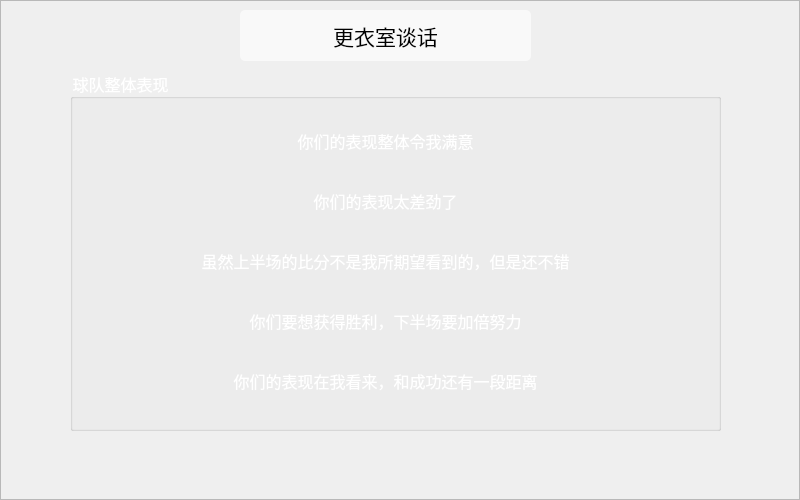
<?xml version="1.0" encoding="UTF-8"?>
<ui version="4.0">
 <class>midTalkDialog</class>
 <widget class="QDialog" name="midTalkDialog">
  <property name="geometry">
   <rect>
    <x>0</x>
    <y>0</y>
    <width>800</width>
    <height>500</height>
   </rect>
  </property>
  <property name="windowTitle">
   <string>Dialog</string>
  </property>
  <widget class="QStackedWidget" name="stackedWidget">
   <property name="geometry">
    <rect>
     <x>0</x>
     <y>0</y>
     <width>800</width>
     <height>500</height>
    </rect>
   </property>
   <property name="currentIndex">
    <number>0</number>
   </property>
   <widget class="QWidget" name="team">
    <widget class="QLabel" name="label">
     <property name="geometry">
      <rect>
       <x>240</x>
       <y>10</y>
       <width>291</width>
       <height>51</height>
      </rect>
     </property>
     <property name="font">
      <font>
       <family>黑体</family>
       <pointsize>16</pointsize>
      </font>
     </property>
     <property name="styleSheet">
      <string notr="true">background-color: rgba(255, 255, 255,0.6);
color: rgb(0, 0, 0);
border-radius: 5px;</string>
     </property>
     <property name="text">
      <string>更衣室谈话</string>
     </property>
     <property name="alignment">
      <set>Qt::AlignCenter</set>
     </property>
    </widget>
    <widget class="QGroupBox" name="groupBox">
     <property name="geometry">
      <rect>
       <x>70</x>
       <y>70</y>
       <width>651</width>
       <height>361</height>
      </rect>
     </property>
     <property name="font">
      <font>
       <family>黑体</family>
       <pointsize>12</pointsize>
      </font>
     </property>
     <property name="styleSheet">
      <string notr="true">color: rgb(255, 255, 255);</string>
     </property>
     <property name="title">
      <string>球队整体表现</string>
     </property>
     <widget class="QToolButton" name="toolButton">
      <property name="geometry">
       <rect>
        <x>60</x>
        <y>50</y>
        <width>511</width>
        <height>41</height>
       </rect>
      </property>
      <property name="font">
       <font>
        <family>黑体</family>
        <pointsize>12</pointsize>
       </font>
      </property>
      <property name="styleSheet">
       <string notr="true">QToolButton{border-radius: 10px;}
QToolButton:hover{background-color: rgba(191, 255, 254,0.8);}</string>
      </property>
      <property name="text">
       <string>你们的表现整体令我满意</string>
      </property>
      <property name="autoRaise">
       <bool>true</bool>
      </property>
     </widget>
     <widget class="QToolButton" name="toolButton_2">
      <property name="geometry">
       <rect>
        <x>60</x>
        <y>110</y>
        <width>511</width>
        <height>41</height>
       </rect>
      </property>
      <property name="font">
       <font>
        <family>黑体</family>
        <pointsize>12</pointsize>
       </font>
      </property>
      <property name="styleSheet">
       <string notr="true">QToolButton{border-radius: 10px;}
QToolButton:hover{background-color: rgba(191, 255, 254,0.8);}</string>
      </property>
      <property name="text">
       <string>你们的表现太差劲了</string>
      </property>
      <property name="autoRaise">
       <bool>true</bool>
      </property>
     </widget>
     <widget class="QToolButton" name="toolButton_3">
      <property name="geometry">
       <rect>
        <x>60</x>
        <y>170</y>
        <width>511</width>
        <height>41</height>
       </rect>
      </property>
      <property name="font">
       <font>
        <family>黑体</family>
        <pointsize>12</pointsize>
       </font>
      </property>
      <property name="styleSheet">
       <string notr="true">QToolButton{border-radius: 10px;}
QToolButton:hover{background-color: rgba(191, 255, 254,0.8);}</string>
      </property>
      <property name="text">
       <string>虽然上半场的比分不是我所期望看到的，但是还不错</string>
      </property>
      <property name="autoRaise">
       <bool>true</bool>
      </property>
     </widget>
     <widget class="QToolButton" name="toolButton_4">
      <property name="geometry">
       <rect>
        <x>60</x>
        <y>230</y>
        <width>511</width>
        <height>41</height>
       </rect>
      </property>
      <property name="font">
       <font>
        <family>黑体</family>
        <pointsize>12</pointsize>
       </font>
      </property>
      <property name="styleSheet">
       <string notr="true">QToolButton{border-radius: 10px;}
QToolButton:hover{background-color: rgba(191, 255, 254,0.8);}</string>
      </property>
      <property name="text">
       <string>你们要想获得胜利，下半场要加倍努力</string>
      </property>
      <property name="autoRaise">
       <bool>true</bool>
      </property>
     </widget>
     <widget class="QToolButton" name="toolButton_5">
      <property name="geometry">
       <rect>
        <x>60</x>
        <y>290</y>
        <width>511</width>
        <height>41</height>
       </rect>
      </property>
      <property name="font">
       <font>
        <family>黑体</family>
        <pointsize>12</pointsize>
       </font>
      </property>
      <property name="styleSheet">
       <string notr="true">QToolButton{border-radius: 10px;}
QToolButton:hover{background-color: rgba(191, 255, 254,0.8);}</string>
      </property>
      <property name="text">
       <string>你们的表现在我看来，和成功还有一段距离</string>
      </property>
      <property name="autoRaise">
       <bool>true</bool>
      </property>
     </widget>
    </widget>
    <widget class="QFrame" name="frame_2">
     <property name="geometry">
      <rect>
       <x>0</x>
       <y>0</y>
       <width>800</width>
       <height>500</height>
      </rect>
     </property>
     <property name="styleSheet">
      <string notr="true">#frame_2{background-image: url(:/Image/MidTalk.jpg);}</string>
     </property>
     <property name="frameShape">
      <enum>QFrame::StyledPanel</enum>
     </property>
     <property name="frameShadow">
      <enum>QFrame::Raised</enum>
     </property>
    </widget>
    <zorder>frame_2</zorder>
    <zorder>label</zorder>
    <zorder>groupBox</zorder>
   </widget>
   <widget class="QWidget" name="forward_1">
    <widget class="QLabel" name="label_2">
     <property name="geometry">
      <rect>
       <x>240</x>
       <y>10</y>
       <width>291</width>
       <height>51</height>
      </rect>
     </property>
     <property name="font">
      <font>
       <family>黑体</family>
       <pointsize>16</pointsize>
      </font>
     </property>
     <property name="styleSheet">
      <string notr="true">background-color: rgba(255, 255, 255,0.6);
color: rgb(0, 0, 0);
border-radius: 5px;</string>
     </property>
     <property name="text">
      <string>更衣室谈话</string>
     </property>
     <property name="alignment">
      <set>Qt::AlignCenter</set>
     </property>
    </widget>
    <widget class="QGroupBox" name="groupBox_2">
     <property name="geometry">
      <rect>
       <x>120</x>
       <y>90</y>
       <width>531</width>
       <height>311</height>
      </rect>
     </property>
     <property name="font">
      <font>
       <family>黑体</family>
       <pointsize>12</pointsize>
      </font>
     </property>
     <property name="styleSheet">
      <string notr="true">color: rgb(255, 255, 255);</string>
     </property>
     <property name="title">
      <string>前锋表现</string>
     </property>
     <widget class="QToolButton" name="toolButton_6">
      <property name="geometry">
       <rect>
        <x>50</x>
        <y>40</y>
        <width>421</width>
        <height>51</height>
       </rect>
      </property>
      <property name="font">
       <font>
        <family>黑体</family>
        <pointsize>12</pointsize>
       </font>
      </property>
      <property name="styleSheet">
       <string notr="true">QToolButton{border-radius: 10px;}
QToolButton:hover{background-color: rgba(191, 255, 254,0.8);}</string>
      </property>
      <property name="text">
       <string>你们的表现还不错</string>
      </property>
      <property name="autoRaise">
       <bool>true</bool>
      </property>
     </widget>
     <widget class="QToolButton" name="toolButton_7">
      <property name="geometry">
       <rect>
        <x>50</x>
        <y>130</y>
        <width>421</width>
        <height>51</height>
       </rect>
      </property>
      <property name="font">
       <font>
        <family>黑体</family>
        <pointsize>12</pointsize>
       </font>
      </property>
      <property name="styleSheet">
       <string notr="true">QToolButton{border-radius: 10px;}
QToolButton:hover{background-color: rgba(191, 255, 254,0.8);}</string>
      </property>
      <property name="text">
       <string>下半场我希望看到你们更精彩的表现</string>
      </property>
      <property name="autoRaise">
       <bool>true</bool>
      </property>
     </widget>
     <widget class="QToolButton" name="toolButton_8">
      <property name="geometry">
       <rect>
        <x>50</x>
        <y>220</y>
        <width>421</width>
        <height>51</height>
       </rect>
      </property>
      <property name="font">
       <font>
        <family>黑体</family>
        <pointsize>12</pointsize>
       </font>
      </property>
      <property name="styleSheet">
       <string notr="true">QToolButton{border-radius: 10px;}
QToolButton:hover{background-color: rgba(191, 255, 254,0.8);}</string>
      </property>
      <property name="text">
       <string>你们的射门质量在我看来并不高，继续努力吧</string>
      </property>
      <property name="autoRaise">
       <bool>true</bool>
      </property>
     </widget>
    </widget>
    <widget class="QFrame" name="frame_3">
     <property name="geometry">
      <rect>
       <x>0</x>
       <y>0</y>
       <width>800</width>
       <height>500</height>
      </rect>
     </property>
     <property name="styleSheet">
      <string notr="true">#frame_3{background-image: url(:/Image/MidTalk.jpg);}</string>
     </property>
     <property name="frameShape">
      <enum>QFrame::StyledPanel</enum>
     </property>
     <property name="frameShadow">
      <enum>QFrame::Raised</enum>
     </property>
    </widget>
    <zorder>frame_3</zorder>
    <zorder>label_2</zorder>
    <zorder>groupBox_2</zorder>
   </widget>
   <widget class="QWidget" name="forward_2">
    <widget class="QLabel" name="label_5">
     <property name="geometry">
      <rect>
       <x>240</x>
       <y>10</y>
       <width>291</width>
       <height>51</height>
      </rect>
     </property>
     <property name="font">
      <font>
       <family>黑体</family>
       <pointsize>16</pointsize>
      </font>
     </property>
     <property name="styleSheet">
      <string notr="true">background-color: rgba(255, 255, 255,0.6);
color: rgb(0, 0, 0);
border-radius: 5px;</string>
     </property>
     <property name="text">
      <string>更衣室谈话</string>
     </property>
     <property name="alignment">
      <set>Qt::AlignCenter</set>
     </property>
    </widget>
    <widget class="QGroupBox" name="groupBox_3">
     <property name="geometry">
      <rect>
       <x>100</x>
       <y>90</y>
       <width>581</width>
       <height>311</height>
      </rect>
     </property>
     <property name="font">
      <font>
       <family>黑体</family>
       <pointsize>12</pointsize>
      </font>
     </property>
     <property name="styleSheet">
      <string notr="true">color: rgb(255, 255, 255);</string>
     </property>
     <property name="title">
      <string>前锋表现</string>
     </property>
     <widget class="QToolButton" name="toolButton_9">
      <property name="geometry">
       <rect>
        <x>40</x>
        <y>40</y>
        <width>501</width>
        <height>51</height>
       </rect>
      </property>
      <property name="styleSheet">
       <string notr="true">QToolButton{border-radius: 10px;font: 12pt &quot;黑体&quot;;}
QToolButton:hover{background-color: rgba(191, 255, 254,0.8);}</string>
      </property>
      <property name="text">
       <string>我认为你们的表现很糟糕</string>
      </property>
      <property name="autoRaise">
       <bool>true</bool>
      </property>
     </widget>
     <widget class="QToolButton" name="toolButton_10">
      <property name="geometry">
       <rect>
        <x>40</x>
        <y>130</y>
        <width>501</width>
        <height>51</height>
       </rect>
      </property>
      <property name="styleSheet">
       <string notr="true">QToolButton{border-radius: 10px;font: 12pt &quot;黑体&quot;;}
QToolButton:hover{background-color: rgba(191, 255, 254,0.8);}</string>
      </property>
      <property name="text">
       <string>我能看到你们的努力，没有取得进球可能是运气问题</string>
      </property>
      <property name="autoRaise">
       <bool>true</bool>
      </property>
     </widget>
     <widget class="QToolButton" name="toolButton_11">
      <property name="geometry">
       <rect>
        <x>40</x>
        <y>220</y>
        <width>501</width>
        <height>51</height>
       </rect>
      </property>
      <property name="styleSheet">
       <string notr="true">QToolButton{border-radius: 10px;font: 12pt &quot;黑体&quot;;}
QToolButton:hover{background-color: rgba(191, 255, 254,0.8);}</string>
      </property>
      <property name="text">
       <string>我希望在下半场看到你们的精彩表现</string>
      </property>
      <property name="autoRaise">
       <bool>true</bool>
      </property>
     </widget>
    </widget>
    <widget class="QFrame" name="frame_4">
     <property name="geometry">
      <rect>
       <x>0</x>
       <y>0</y>
       <width>800</width>
       <height>500</height>
      </rect>
     </property>
     <property name="styleSheet">
      <string notr="true">#frame_4{background-image: url(:/Image/MidTalk.jpg);}</string>
     </property>
     <property name="frameShape">
      <enum>QFrame::StyledPanel</enum>
     </property>
     <property name="frameShadow">
      <enum>QFrame::Raised</enum>
     </property>
    </widget>
    <zorder>frame_4</zorder>
    <zorder>label_5</zorder>
    <zorder>groupBox_3</zorder>
   </widget>
   <widget class="QWidget" name="midField_1">
    <widget class="QLabel" name="label_3">
     <property name="geometry">
      <rect>
       <x>240</x>
       <y>10</y>
       <width>291</width>
       <height>51</height>
      </rect>
     </property>
     <property name="font">
      <font>
       <family>黑体</family>
       <pointsize>16</pointsize>
      </font>
     </property>
     <property name="styleSheet">
      <string notr="true">background-color: rgba(255, 255, 255,0.6);
color: rgb(0, 0, 0);
border-radius: 5px;</string>
     </property>
     <property name="text">
      <string>更衣室谈话</string>
     </property>
     <property name="alignment">
      <set>Qt::AlignCenter</set>
     </property>
    </widget>
    <widget class="QGroupBox" name="groupBox_4">
     <property name="geometry">
      <rect>
       <x>110</x>
       <y>90</y>
       <width>551</width>
       <height>301</height>
      </rect>
     </property>
     <property name="font">
      <font>
       <family>黑体</family>
       <pointsize>12</pointsize>
      </font>
     </property>
     <property name="styleSheet">
      <string notr="true">color: rgb(255, 255, 255);</string>
     </property>
     <property name="title">
      <string>中场表现</string>
     </property>
     <widget class="QToolButton" name="toolButton_12">
      <property name="geometry">
       <rect>
        <x>40</x>
        <y>40</y>
        <width>471</width>
        <height>51</height>
       </rect>
      </property>
      <property name="styleSheet">
       <string notr="true">QToolButton{border-radius: 10px;font: 12pt &quot;黑体&quot;;}
QToolButton:hover{background-color: rgba(191, 255, 254,0.8);}</string>
      </property>
      <property name="text">
       <string>你们优秀的中场组织使我非常满意</string>
      </property>
      <property name="autoRaise">
       <bool>true</bool>
      </property>
     </widget>
     <widget class="QToolButton" name="toolButton_13">
      <property name="geometry">
       <rect>
        <x>40</x>
        <y>100</y>
        <width>471</width>
        <height>51</height>
       </rect>
      </property>
      <property name="styleSheet">
       <string notr="true">QToolButton{border-radius: 10px;font: 12pt &quot;黑体&quot;;}
QToolButton:hover{background-color: rgba(191, 255, 254,0.8);}</string>
      </property>
      <property name="text">
       <string>我认为你们的表现有些糟糕</string>
      </property>
      <property name="autoRaise">
       <bool>true</bool>
      </property>
     </widget>
     <widget class="QToolButton" name="toolButton_14">
      <property name="geometry">
       <rect>
        <x>40</x>
        <y>160</y>
        <width>471</width>
        <height>51</height>
       </rect>
      </property>
      <property name="styleSheet">
       <string notr="true">QToolButton{border-radius: 10px;font: 12pt &quot;黑体&quot;;}
QToolButton:hover{background-color: rgba(191, 255, 254,0.8);}</string>
      </property>
      <property name="text">
       <string>如果下半场你们不作出改变，我们就无法拿到胜利</string>
      </property>
      <property name="autoRaise">
       <bool>true</bool>
      </property>
     </widget>
     <widget class="QToolButton" name="toolButton_15">
      <property name="geometry">
       <rect>
        <x>40</x>
        <y>220</y>
        <width>471</width>
        <height>51</height>
       </rect>
      </property>
      <property name="styleSheet">
       <string notr="true">QToolButton{border-radius: 10px;font: 12pt &quot;黑体&quot;;}
QToolButton:hover{background-color: rgba(191, 255, 254,0.8);}</string>
      </property>
      <property name="text">
       <string>继续保持</string>
      </property>
      <property name="autoRaise">
       <bool>true</bool>
      </property>
     </widget>
    </widget>
    <widget class="QFrame" name="frame_5">
     <property name="geometry">
      <rect>
       <x>0</x>
       <y>0</y>
       <width>800</width>
       <height>500</height>
      </rect>
     </property>
     <property name="styleSheet">
      <string notr="true">#frame_5{background-image: url(:/Image/MidTalk.jpg);}</string>
     </property>
     <property name="frameShape">
      <enum>QFrame::StyledPanel</enum>
     </property>
     <property name="frameShadow">
      <enum>QFrame::Raised</enum>
     </property>
    </widget>
    <zorder>frame_5</zorder>
    <zorder>label_3</zorder>
    <zorder>groupBox_4</zorder>
   </widget>
   <widget class="QWidget" name="back_1">
    <widget class="QLabel" name="label_4">
     <property name="geometry">
      <rect>
       <x>240</x>
       <y>10</y>
       <width>291</width>
       <height>51</height>
      </rect>
     </property>
     <property name="font">
      <font>
       <family>黑体</family>
       <pointsize>16</pointsize>
      </font>
     </property>
     <property name="styleSheet">
      <string notr="true">background-color: rgba(255, 255, 255,0.6);
color: rgb(0, 0, 0);
border-radius: 5px;</string>
     </property>
     <property name="text">
      <string>更衣室谈话</string>
     </property>
     <property name="alignment">
      <set>Qt::AlignCenter</set>
     </property>
    </widget>
    <widget class="QGroupBox" name="groupBox_5">
     <property name="geometry">
      <rect>
       <x>110</x>
       <y>90</y>
       <width>561</width>
       <height>301</height>
      </rect>
     </property>
     <property name="font">
      <font>
       <family>黑体</family>
       <pointsize>12</pointsize>
      </font>
     </property>
     <property name="styleSheet">
      <string notr="true">color: rgb(255, 255, 255);</string>
     </property>
     <property name="title">
      <string>后卫表现</string>
     </property>
     <widget class="QToolButton" name="toolButton_16">
      <property name="geometry">
       <rect>
        <x>30</x>
        <y>40</y>
        <width>491</width>
        <height>51</height>
       </rect>
      </property>
      <property name="styleSheet">
       <string notr="true">QToolButton{border-radius: 10px;font: 12pt &quot;黑体&quot;;}
QToolButton:hover{background-color: rgba(191, 255, 254,0.8);}</string>
      </property>
      <property name="text">
       <string>下半场拿出你们应有的水平</string>
      </property>
      <property name="autoRaise">
       <bool>true</bool>
      </property>
     </widget>
     <widget class="QToolButton" name="toolButton_17">
      <property name="geometry">
       <rect>
        <x>30</x>
        <y>100</y>
        <width>491</width>
        <height>51</height>
       </rect>
      </property>
      <property name="styleSheet">
       <string notr="true">QToolButton{border-radius: 10px;font: 12pt &quot;黑体&quot;;}
QToolButton:hover{background-color: rgba(191, 255, 254,0.8);}</string>
      </property>
      <property name="text">
       <string>我对你们糟糕的防守感到不快</string>
      </property>
      <property name="autoRaise">
       <bool>true</bool>
      </property>
     </widget>
     <widget class="QToolButton" name="toolButton_18">
      <property name="geometry">
       <rect>
        <x>30</x>
        <y>160</y>
        <width>491</width>
        <height>51</height>
       </rect>
      </property>
      <property name="styleSheet">
       <string notr="true">QToolButton{border-radius: 10px;font: 12pt &quot;黑体&quot;;}
QToolButton:hover{background-color: rgba(191, 255, 254,0.8);}</string>
      </property>
      <property name="text">
       <string>如果你们下半场依旧如此，那么成功无望</string>
      </property>
      <property name="autoRaise">
       <bool>true</bool>
      </property>
     </widget>
     <widget class="QToolButton" name="toolButton_19">
      <property name="geometry">
       <rect>
        <x>30</x>
        <y>220</y>
        <width>491</width>
        <height>51</height>
       </rect>
      </property>
      <property name="styleSheet">
       <string notr="true">QToolButton{border-radius: 10px;font: 12pt &quot;黑体&quot;;}
QToolButton:hover{background-color: rgba(191, 255, 254,0.8);}</string>
      </property>
      <property name="text">
       <string>你们的表现令我感到失望</string>
      </property>
      <property name="autoRaise">
       <bool>true</bool>
      </property>
     </widget>
    </widget>
    <widget class="QFrame" name="frame_6">
     <property name="geometry">
      <rect>
       <x>0</x>
       <y>0</y>
       <width>800</width>
       <height>500</height>
      </rect>
     </property>
     <property name="styleSheet">
      <string notr="true">#frame_6{background-image: url(:/Image/MidTalk.jpg);}</string>
     </property>
     <property name="frameShape">
      <enum>QFrame::StyledPanel</enum>
     </property>
     <property name="frameShadow">
      <enum>QFrame::Raised</enum>
     </property>
    </widget>
    <zorder>frame_6</zorder>
    <zorder>label_4</zorder>
    <zorder>groupBox_5</zorder>
   </widget>
   <widget class="QWidget" name="back_2">
    <widget class="QLabel" name="label_6">
     <property name="geometry">
      <rect>
       <x>240</x>
       <y>10</y>
       <width>291</width>
       <height>51</height>
      </rect>
     </property>
     <property name="font">
      <font>
       <family>黑体</family>
       <pointsize>16</pointsize>
      </font>
     </property>
     <property name="styleSheet">
      <string notr="true">background-color: rgba(255, 255, 255,0.6);
color: rgb(0, 0, 0);
border-radius: 5px;</string>
     </property>
     <property name="text">
      <string>更衣室谈话</string>
     </property>
     <property name="alignment">
      <set>Qt::AlignCenter</set>
     </property>
    </widget>
    <widget class="QGroupBox" name="groupBox_6">
     <property name="geometry">
      <rect>
       <x>110</x>
       <y>90</y>
       <width>551</width>
       <height>301</height>
      </rect>
     </property>
     <property name="font">
      <font>
       <family>黑体</family>
       <pointsize>12</pointsize>
      </font>
     </property>
     <property name="styleSheet">
      <string notr="true">color: rgb(255, 255, 255);</string>
     </property>
     <property name="title">
      <string>后卫表现</string>
     </property>
     <widget class="QToolButton" name="toolButton_20">
      <property name="geometry">
       <rect>
        <x>40</x>
        <y>50</y>
        <width>451</width>
        <height>51</height>
       </rect>
      </property>
      <property name="styleSheet">
       <string notr="true">QToolButton{border-radius: 10px;font: 12pt &quot;黑体&quot;;}
QToolButton:hover{background-color: rgba(191, 255, 254,0.8);}</string>
      </property>
      <property name="text">
       <string>你们的防守阻止了对方的进球，我很满意</string>
      </property>
      <property name="autoRaise">
       <bool>true</bool>
      </property>
     </widget>
     <widget class="QToolButton" name="toolButton_21">
      <property name="geometry">
       <rect>
        <x>40</x>
        <y>130</y>
        <width>451</width>
        <height>51</height>
       </rect>
      </property>
      <property name="styleSheet">
       <string notr="true">QToolButton{border-radius: 10px;font: 12pt &quot;黑体&quot;;}
QToolButton:hover{background-color: rgba(191, 255, 254,0.8);}</string>
      </property>
      <property name="text">
       <string>正是你们让胜利更近一步</string>
      </property>
      <property name="autoRaise">
       <bool>true</bool>
      </property>
     </widget>
     <widget class="QToolButton" name="toolButton_22">
      <property name="geometry">
       <rect>
        <x>40</x>
        <y>210</y>
        <width>451</width>
        <height>51</height>
       </rect>
      </property>
      <property name="styleSheet">
       <string notr="true">QToolButton{border-radius: 10px;font: 12pt &quot;黑体&quot;;}
QToolButton:hover{background-color: rgba(191, 255, 254,0.8);}</string>
      </property>
      <property name="text">
       <string>下半场继续保持</string>
      </property>
      <property name="autoRaise">
       <bool>true</bool>
      </property>
     </widget>
    </widget>
    <widget class="QFrame" name="frame_7">
     <property name="geometry">
      <rect>
       <x>0</x>
       <y>0</y>
       <width>800</width>
       <height>500</height>
      </rect>
     </property>
     <property name="styleSheet">
      <string notr="true">#frame_7{background-image: url(:/Image/MidTalk.jpg);}</string>
     </property>
     <property name="frameShape">
      <enum>QFrame::StyledPanel</enum>
     </property>
     <property name="frameShadow">
      <enum>QFrame::Raised</enum>
     </property>
    </widget>
    <zorder>frame_7</zorder>
    <zorder>label_6</zorder>
    <zorder>groupBox_6</zorder>
   </widget>
   <widget class="QWidget" name="page">
    <widget class="QFrame" name="frame">
     <property name="geometry">
      <rect>
       <x>0</x>
       <y>0</y>
       <width>800</width>
       <height>500</height>
      </rect>
     </property>
     <property name="styleSheet">
      <string notr="true">#frame{background-image: url(:/Image/MidTalk.jpg);}</string>
     </property>
     <property name="frameShape">
      <enum>QFrame::StyledPanel</enum>
     </property>
     <property name="frameShadow">
      <enum>QFrame::Raised</enum>
     </property>
     <widget class="QCommandLinkButton" name="commandLinkButton">
      <property name="geometry">
       <rect>
        <x>550</x>
        <y>390</y>
        <width>187</width>
        <height>41</height>
       </rect>
      </property>
      <property name="font">
       <font>
        <family>黑体</family>
        <pointsize>12</pointsize>
        <weight>50</weight>
        <italic>false</italic>
        <bold>false</bold>
       </font>
      </property>
      <property name="styleSheet">
       <string notr="true">QCommandLinkButton{background-color: rgba(255, 255, 255,0.5); border-radius: 10px;font: 12pt &quot;黑体&quot;;}

QCommandLinkButton:hover{background-color: rgba(191, 255, 254,0.8);}</string>
      </property>
      <property name="text">
       <string>更衣室谈话</string>
      </property>
      <property name="iconSize">
       <size>
        <width>40</width>
        <height>40</height>
       </size>
      </property>
     </widget>
     <widget class="QLabel" name="label_8">
      <property name="geometry">
       <rect>
        <x>90</x>
        <y>330</y>
        <width>651</width>
        <height>31</height>
       </rect>
      </property>
      <property name="font">
       <font>
        <family>黑体</family>
        <pointsize>16</pointsize>
       </font>
      </property>
      <property name="styleSheet">
       <string notr="true">background-color: rgba(255, 255, 255,0.6);
color: rgb(0, 0, 0);
border-radius: 5px;</string>
      </property>
      <property name="text">
       <string>针对球员们的表现，您在更衣室中想对他们说些什么</string>
      </property>
     </widget>
     <widget class="QLabel" name="label_7">
      <property name="geometry">
       <rect>
        <x>220</x>
        <y>280</y>
        <width>371</width>
        <height>31</height>
       </rect>
      </property>
      <property name="font">
       <font>
        <family>黑体</family>
        <pointsize>16</pointsize>
       </font>
      </property>
      <property name="styleSheet">
       <string notr="true">background-color: rgba(255, 255, 255,0.6);
color: rgb(0, 0, 0);
border-radius: 5px;</string>
      </property>
      <property name="text">
       <string>教练，现在是中场休息时间</string>
      </property>
     </widget>
    </widget>
   </widget>
  </widget>
 </widget>
 <resources/>
 <connections/>
</ui>
